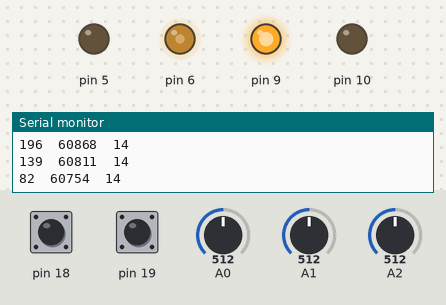
A sketch run on a simulated Arduino Uno, built with avr-gcc and run on an emulated ATmega328P. Shown: output pins drawn as LEDs (lit = HIGH), the last lines printed to the serial monitor. The test bench sets the inputs (shaded band); at power-on: A1 = 512, A0 = 512, A2 = 512, pin 18 HIGH, pin 19 HIGH.

Above: at 1.2 s.
1.3 s: A1 set to 0
At 1.3 s:
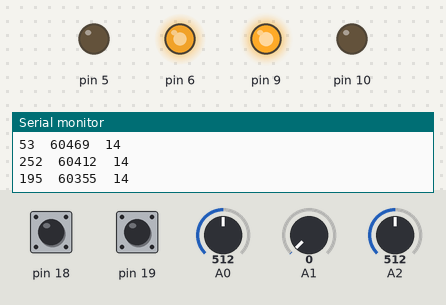
4.3 s: A1 set to 96
7.3 s: A1 set to 116
At 9.03 s:
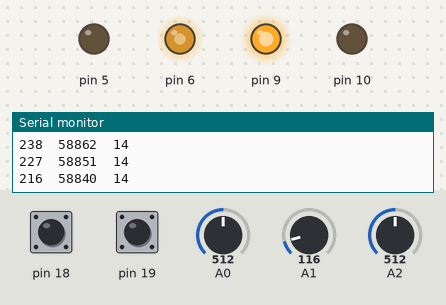
At 11.52 s:
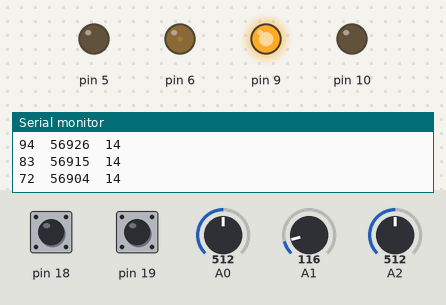
Timing chart, 0 to 26.8 s (numbered marks = the images above; inputs shaded):
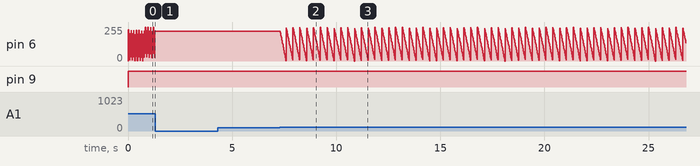

The sketch:

LF_PIControl.ino
```cpp
/*
  Line Following with PI Control
  Written: May 7, 2025
  Edited: May 10, 2025
  I/O:
  A0:  [INPUT] Left Line Sensor
  A1:  [INPUT] Center Line Sensor
  A2:  [INPUT] Right Line Sensor
  A4:  [INPUT] Right Wheel Encoder
  A5:  [INPUT] Left Wheel Encoder

  D5:  [OCR0A] Left Motor Forward Speed; Connects to H-Bridge Pin 7
  D6:  [OCR0B] Left Motor Reverse Speed; Connects to H-Bridge Pin 2
  D9:  [OCR1A] Right Motor Forward Speed; Connects to Pin 10 on the H-Bridge
  D10: [OCR1B] Right Motor Reverse; Connects to Pin 15 on the H-Bridge

  Changes made:
  - PI Control added
  - greg exists in the ISRs
  - moved logic to loop; ISR only collects data and some PI stuff now
  - added runningSum for live integral term
  - added detection buffer for line threshold
  - switched to weighted error based on all sensors (s/o Diego)

  TO DO:
  - see if it works
  - add 3 point turn

  Now with feedback control! Good job Jer.
*/

// * * * ENCODER GLOBALS * * *
volatile unsigned int avg = 0;

// * * * SENSOR DATA * * *
volatile unsigned char rightyTighty = 0;
volatile unsigned char leftyLoosey = 0;
volatile unsigned char center = 0;

// * * * P CONTROL CONSTANTS * * *
const unsigned char FWD = 120;
const unsigned int HLT = 65535; // haha big number
const unsigned char sP = 14;

// error history and running sum
volatile int lerr = 0;
volatile int rerr = 0;

void setup() {
  cli();
  PORTC |= 0x30;
  // Motor setup
  TCCR0A = 0xA1;
  TCCR0B = 0x01;
  TCCR1A = 0xA1;
  TCCR1B = 0x01;
  OCR0A = FWD;
  OCR1A = FWD;
  // Outputs
  DDRD = 0x60; // Output on D5, D6
  DDRB = 0x06; // Output on D9, D10
  // ADC
  ADCSRA = 0xCF;
  ADCSRB = 0x00;
  ADMUX = 0x60;
  // Encoder interrupts
  PCICR = 0x02;
  PCMSK1 = 0x30;
  Serial.begin(9600);
  sei();
}

void loop() {
  // P Control
  unsigned char kP = (10L * center) / 255;
  OCR0A += (kP * lerr) / 10;
  OCR1A += (kP * rerr) / 10;

  // stop when at end of track
  if (avg >= HLT) {
    OCR0A = 0;
    OCR1A = 0;
  }
  Serial.print(OCR0A); // Left Blue
  Serial.print('\t');
  Serial.print(OCR1A); // Right Red
  Serial.print('\t');
  Serial.println(sP);  // sP Green
}

volatile unsigned char greg = 0;
ISR(ADC_vect) {
  greg = SREG;

  static unsigned char sensor = 0;  // kill this

  switch (sensor) {
    case 0:
      leftyLoosey = ADCH;
      ADMUX = (ADMUX & 0xF8) | 0x01;
      sensor++;
      break;
    case 1:
      center = ADCH;
      ADMUX = (ADMUX & 0xF8) | 0x02;
      sensor++;
      break;
    case 2:
      rightyTighty = ADCH;
      ADMUX = (ADMUX & 0xF8);
      sensor = 0;
      break;
  }

  lerr =  sP - leftyLoosey;  //[-75, 180]
  rerr =  sP - rightyTighty; //[-75, 180]

  ADCSRA |= 0x40;
  SREG = greg;
}


ISR(PCINT1_vect) {
  greg = SREG;
  static unsigned int rightA = 1;
  static unsigned int rightB = 1;
  static unsigned int leftA = 1;
  static unsigned int leftB = 1;
  static unsigned int counterRight = 0;
  static unsigned int counterLeft = 0;

  rightB = (PINC & 0x10) >> 4;
  leftB = (PINC & 0x20) >> 5;

  if ((rightB != rightA) && !rightB) counterRight++;
  if ((leftB != leftA) && !leftB) counterLeft++;

  leftA = leftB;
  rightA = rightB;
  avg = (counterLeft + counterRight) / 2;
  SREG = greg;
}
```

Measured:
- the behaviour switches between 103 and 104 on A1 (found by bisection; images 1 and 2)
- after the input at 1.3 s, pin 6: stays 223/255 (without the input it goes to 166/255 after 0.00 s)
- after the input at 7.3 s, pin 6: ramps from 255/255 to 0/255 and jumps back, once every 0.32 s
